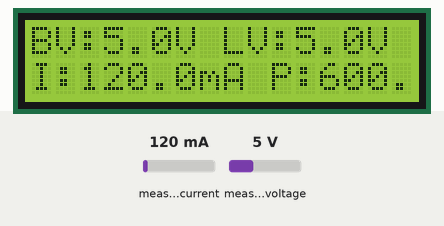
This sketch was run on a simulated Arduino Uno, built with avr-gcc and run on an emulated ATmega328P. On the bench: 16×2 character LCD. The test bench sets the inputs (shaded band); at power-on: measured current 120 mA, measured voltage 5 V.

Above: at 1.2 s.
1.3 s: measured current set to 40 mA
At 3.2 s:
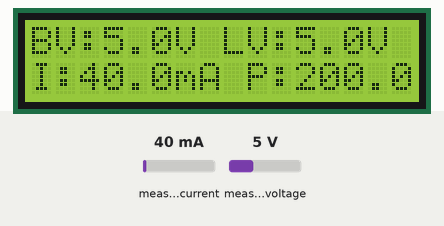
3.5 s: measured voltage set to 0.3 V
At 5.3 s:
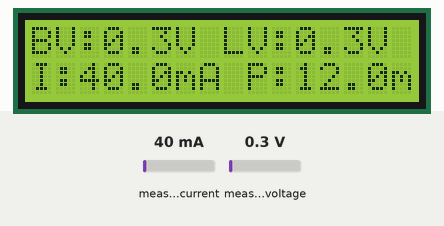
5.6 s: measured current set to 500 mA
At 7.3 s:
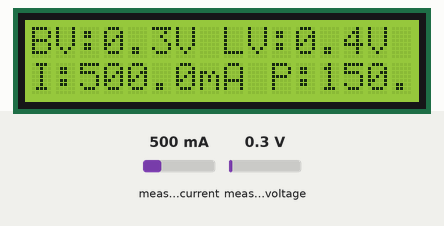
7.7 s: measured current set to 40 mA
At 9.5 s:
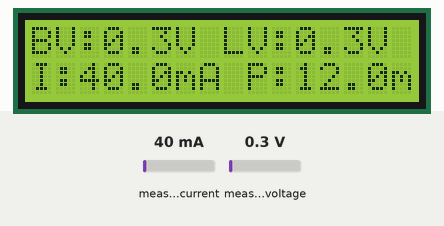
Timing chart, 0 to 10.8 s (numbered marks = the images above; inputs shaded):
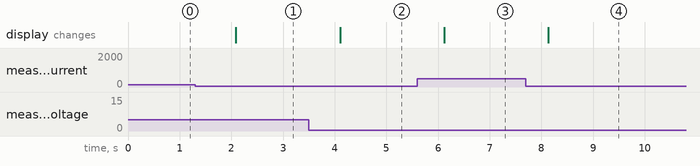

The sketch:

projectmeter.ino
```cpp
//This code is written by Meheraz Rifat
//Install the libraries first
//Use Liquid Crystal library by Marco Schwartz


#include <Wire.h>
#include <LiquidCrystal.h>
#include <Adafruit_INA219.h>

Adafruit_INA219 ina219;

LiquidCrystal lcd(8, 9, 4, 5, 6, 7);


void setup(void)
{
  Serial.begin(9600);
  // set up the LCD's number of columns and rows:
  lcd.begin(16, 2);

  while (!Serial) {
      // will pause  until serial console opens
      delay(1);
  }


  if (! ina219.begin()) {
    Serial.println("Failed to find INA219 chip");
    while (1) { delay(10); }
  }


}

void loop(void)
{
  float shuntvoltage = 0;
  float busvoltage = 0;
  float current_mA = 0;
  float loadvoltage = 0;
  float power_mW = 0;

  shuntvoltage = ina219.getShuntVoltage_mV();
  busvoltage = ina219.getBusVoltage_V();
  current_mA = ina219.getCurrent_mA();
  power_mW = ina219.getPower_mW();
  loadvoltage = busvoltage + (shuntvoltage / 1000);

  lcd.setCursor(0, 0);
  lcd.print("BV:"); lcd.print(busvoltage,1); lcd.print("V ");

  lcd.print("LV:"); lcd.print(loadvoltage,1); lcd.print("V");

  // set the cursor to column 0, line 1
  // (note: line 1 is the second row, since counting begins with 0):
  lcd.setCursor(0, 1);
  lcd.print("I:"); lcd.print(current_mA,1); lcd.print("mA ");
  lcd.print("P:"); lcd.print(power_mW,1); lcd.print("mW");


  delay(2000);
}
```

Measured:
- after the input at 1.3 s, the display: changes after 0.79 s (image 1)
- after the input at 3.5 s, the display: changes after 0.60 s (image 2)
- after the input at 5.6 s, the display: changes after 0.52 s (image 3)
- after the input at 7.7 s, the display: changes after 0.43 s (image 4)
